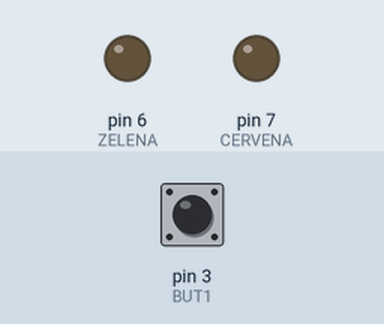
Simulated run of this sketch. Board: Arduino Uno, built with avr-gcc and run on an emulated ATmega328P. On the bench: output pins drawn as LEDs (lit = HIGH). The inputs (shaded band) are chosen by the test bench; at power-on: pin 3 (BUT1) HIGH.

Above: at 1.2 s.
1.3 s: pin 3 (BUT1) pulled LOW for 0.15 s
At 2.0 s:
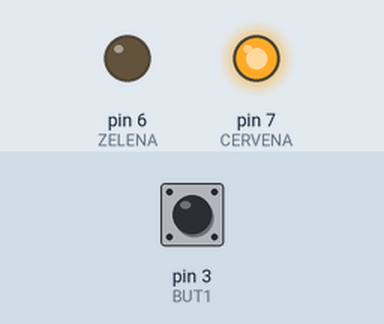
2.9 s: pin 3 (BUT1) pulled LOW for 1 s
At 3.3 s:
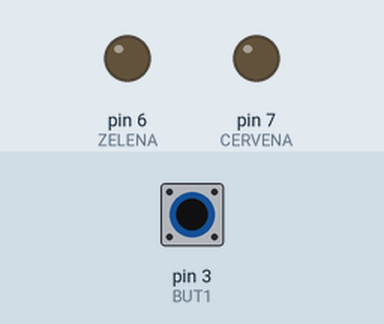
5.4 s: pin 3 (BUT1) pulled LOW for 3.2 s
At 6.4 s:
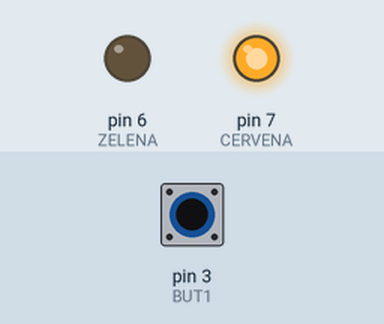
Timing chart, 0 to 8.4 s (numbered marks = the images above; inputs shaded):
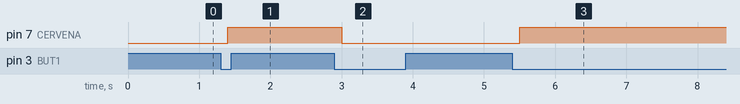

The sketch:

one.ino
```cpp
const int CERVENA = 7;
const int ZELENA = 6;
const int BUT1 = 3;
const int BUT2 = 4;

void setup() {
  pinMode(BUT1, INPUT_PULLUP);
  pinMode(BUT2, INPUT_PULLUP);
  pinMode(CERVENA, OUTPUT);
  pinMode(ZELENA, OUTPUT);
}

void loop() {

  while (digitalRead(BUT1) == HIGH) {};
  delay(100);
  digitalWrite(CERVENA, HIGH);
  while(digitalRead(BUT1) == LOW) {};
  delay(100);
  while(digitalRead(BUT1) == HIGH) {};
  delay(100);
  digitalWrite(CERVENA, LOW);
  while(digitalRead(BUT1) == LOW) {};
  delay(100);

}
```

Measured:
- after the input at 1.3 s, pin 7 (CERVENA): LOW → HIGH after 0.10 s
- after the input at 2.9 s, pin 7 (CERVENA): HIGH → LOW after 0.10 s
- after the input at 5.4 s, pin 7 (CERVENA): LOW → HIGH after 0.10 s
